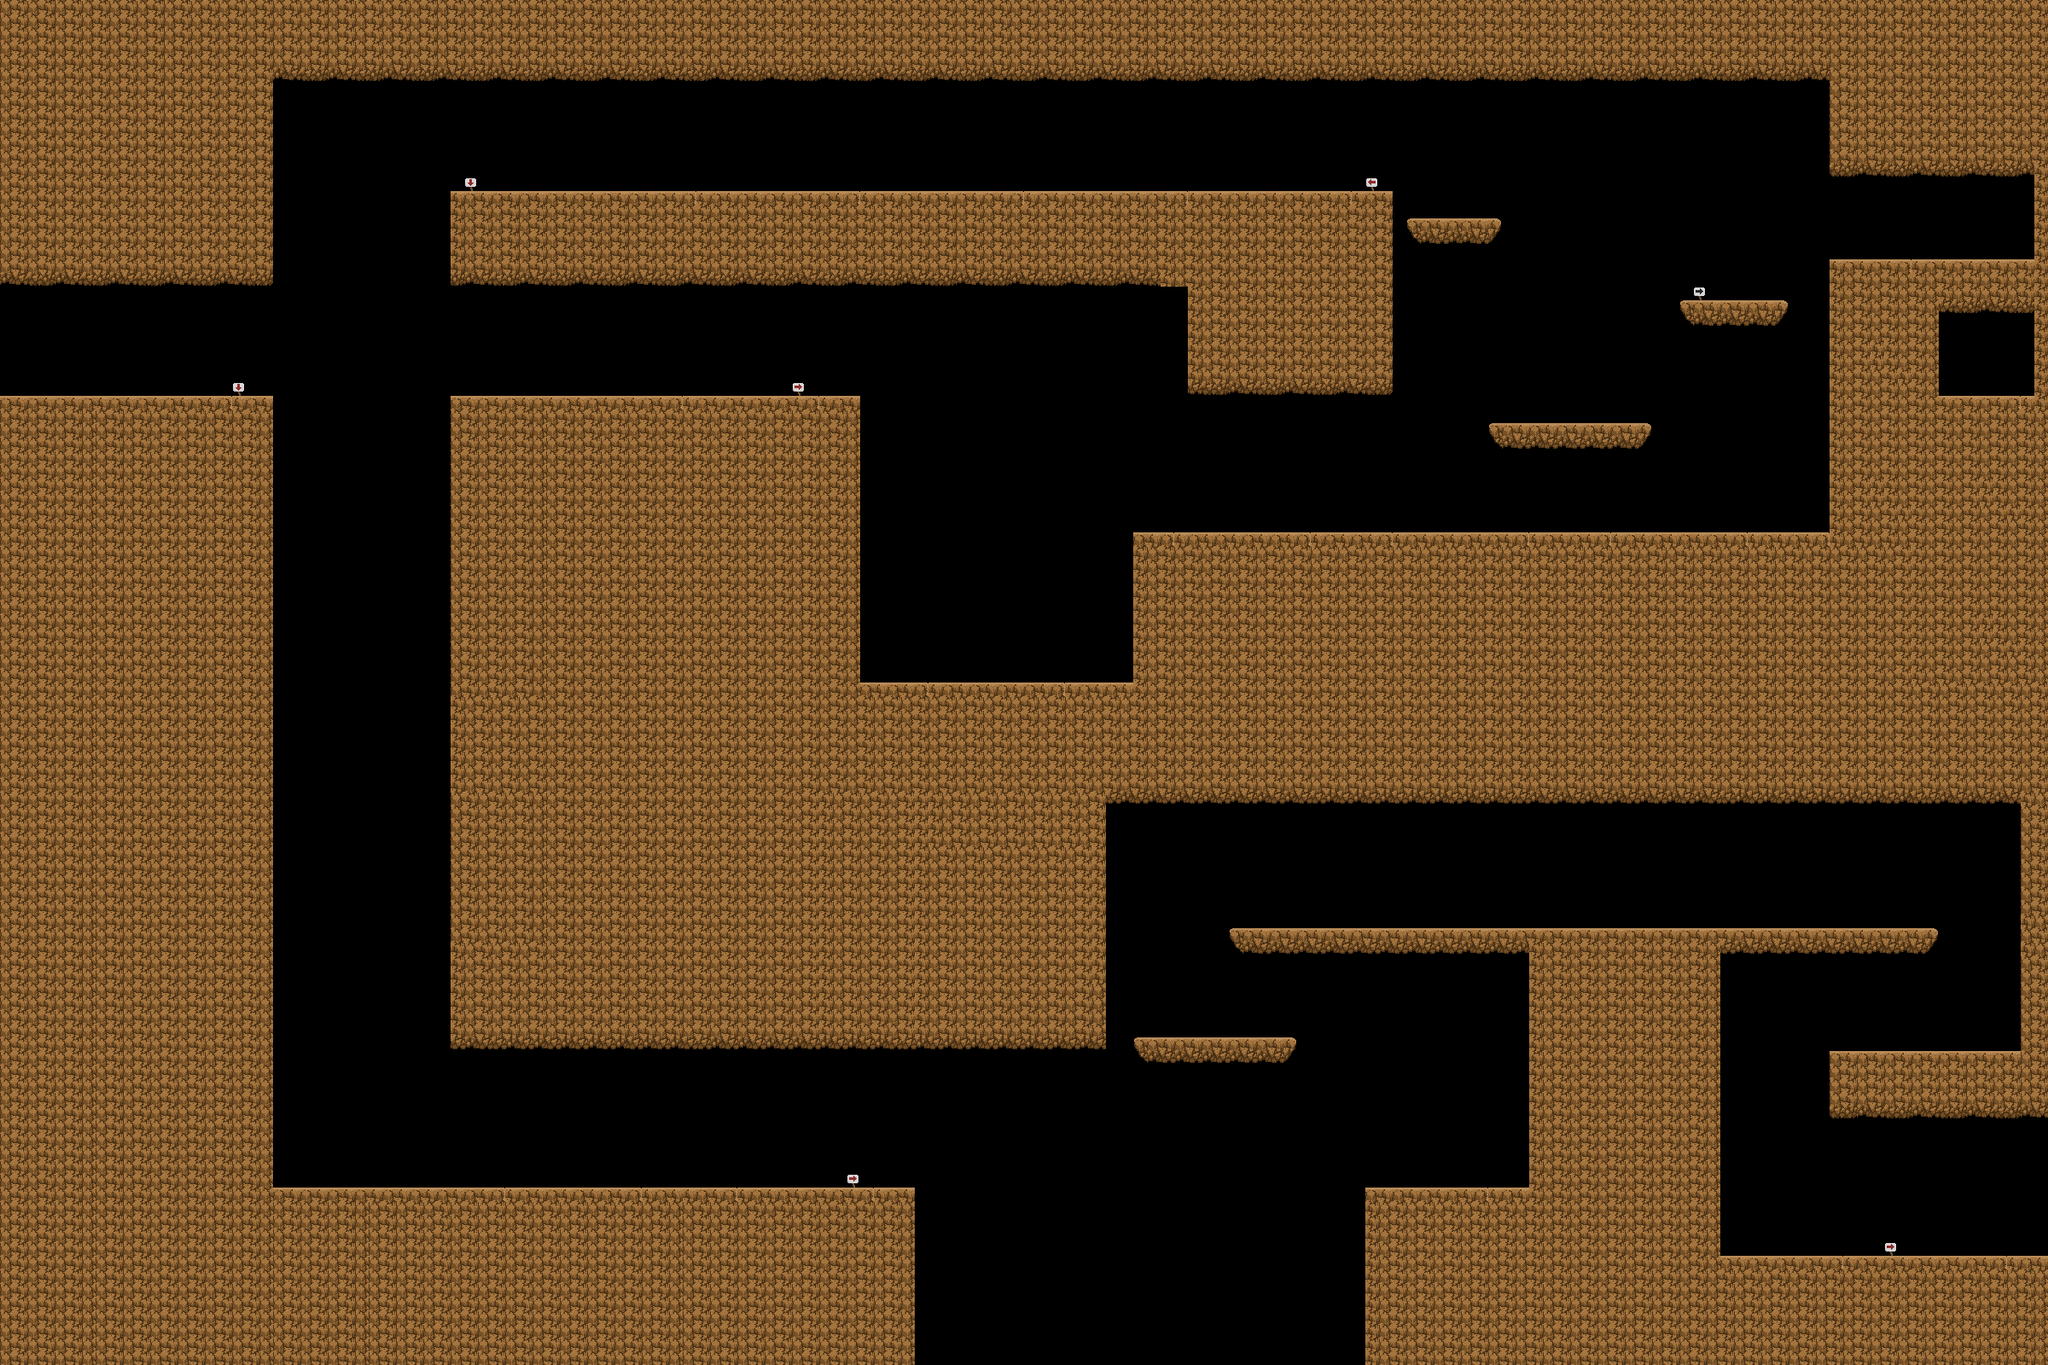

Below is a game level as drawn by its tile map, then a one-line description and the .tmx that defines it (tile-layer data replaced by summaries):
An orthogonal 150x100 tile map with 16x16 px tiles, 2 tile layers (Capa de patrones 1, Capa de patrones 2), 2 tilesets and 56 objects (zona/mina, bgScroll/true, 0, 1, Mina_3/0, ...).

<map version="1.2" tiledversion="1.3.3" orientation="orthogonal" renderorder="right-down" width="150" height="100" tilewidth="16" tileheight="16" infinite="0" nextlayerid="14" nextobjectid="73">
 <tileset firstgid="1" name="minetiles" tilewidth="16" tileheight="16" tilecount="88" columns="8">
  <image source="minetiles.png" width="128" height="180" />
 </tileset>
 <tileset firstgid="89" name="bg_mine" tilewidth="16" tileheight="16" tilecount="1075" columns="43">
  <image source="bg_mine.png" width="700" height="400" />
 </tileset>
 <layer id="1" name="Capa de patrones 1" width="150" height="100">
  <data>[15000 cells, 8552 non-empty, 19 distinct tile ids]</data>
 </layer>
 <layer id="2" name="Capa de patrones 2" width="150" height="100">
  <data>[15000 cells, 35 non-empty, 15 distinct tile ids]</data>
 </layer>
 <objectgroup id="4" name="Metadata">
  <object id="7" name="zona/mina" x="355.333" y="-20" width="6.66667" height="0.666667" />
  <object id="69" name="bgScroll/true" x="10.33" y="10.12" width="186.667" height="57.8791" />
 </objectgroup>
 <objectgroup id="5" name="Monedas">
  <object id="35" x="2320" y="272" width="32" height="32" />
  <object id="36" x="2329" y="432" width="32" height="32" />
  <object id="38" x="1306" y="1040" width="32" height="32" />
  <object id="39" x="384" y="192" width="32" height="32" />
 </objectgroup>
 <objectgroup id="11" name="11">
  <object id="45" x="1077.33" y="1391.99" width="80" height="31.9881" />
 </objectgroup>
 <objectgroup id="12" name="10">
  <object id="40" x="320.75" y="224" width="207.313" height="111.75" />
  <object id="42" x="2192.17" y="207.826" width="79.3333" height="96.1742" />
  <object id="44" x="1417.08" y="464" width="191.591" height="160.136" />
  <object id="58" x="320.021" y="464" width="207.813" height="111.75" />
 </objectgroup>
 <objectgroup id="6" name="Entradas">
  <object id="46" name="0" x="32" y="416" width="48" height="48" />
  <object id="47" name="1" x="2280.73" y="1423.91" width="48" height="48" />
 </objectgroup>
 <objectgroup id="7" name="Salidas">
  <object id="48" name="Mina_3/0" x="2450.67" y="1312.33" width="33.6667" height="159.333" />
  <object id="51" name="Mina_1/1" x="-116.25" y="336" width="65" height="128" />
 </objectgroup>
 <objectgroup id="8" name="NPC">
  <object id="57" name="mina2_cartel1" x="1104" y="767" width="32" height="32" />
 </objectgroup>
 <objectgroup id="9" name="Herramientas">
  <object id="56" name="Hammer" x="1215" y="752" width="48" height="48" />
 </objectgroup>
 <objectgroup id="10" name="5">
  <object id="52" x="1183.33" y="128" width="96" height="96" />
  <object id="53" x="623.875" y="128" width="96" height="96" />
  <object id="54" x="608" y="1296.02" width="96" height="96" />
  <object id="55" x="1856" y="992" width="96" height="96" />
 </objectgroup>
 <objectgroup id="3" name="Hitboxes">
  <object id="1" x="-61" y="0" width="381.333" height="336" />
  <object id="2" x="320" y="0" width="1823.58" height="96" />
  <object id="3" x="2144" y="0" width="256" height="207.333" />
  <object id="4" x="528" y="224" width="1104.07" height="112" />
  <object id="5" x="-60.0417" y="464" width="380.033" height="1138.64" />
  <object id="8" x="320" y="1392" width="752.033" height="208.5" />
  <object id="9" x="1599.98" y="1392.08" width="192.017" height="207.591" />
  <object id="10" x="1792.12" y="1117.2" width="223.871" height="482.258" />
  <object id="11" x="2015.81" y="1471.99" width="472.517" height="52.2466" />
  <object id="12" x="2143.88" y="1231.97" width="339.881" height="79.9973" />
  <object id="13" x="1440.63" y="1088" width="831.438" height="15.8125" />
  <object id="16" x="1445.91" y="1104" width="820.932" height="15.9249" />
  <object id="17" x="1328.89" y="1215.97" width="190.296" height="15.8125" />
  <object id="18" x="1331.99" y="1231.83" width="182.948" height="15.8125" />
  <object id="19" x="528.011" y="464" width="479.932" height="336.112" />
  <object id="20" x="528" y="799.943" width="768.152" height="431.973" />
  <object id="21" x="1296.36" y="800" width="31.5795" height="143.636" />
  <object id="23" x="1744.35" y="496.164" width="190.296" height="15.8125" />
  <object id="24" x="1747.45" y="512.024" width="182.948" height="15.8125" />
  <object id="27" x="1968.78" y="352" width="126.347" height="16.125" />
  <object id="28" x="1973.76" y="368.035" width="117.284" height="16.125" />
  <object id="29" x="1648.83" y="255.688" width="110.347" height="16.125" />
  <object id="30" x="1653.89" y="271.938" width="100.784" height="16.125" />
  <object id="43" x="1391.95" y="335.915" width="240.123" height="128.012" />
  <object id="59" x="2271.89" y="463.984" width="112.227" height="31.2813" />
  <object id="60" x="2383.99" y="303.952" width="16" height="191.25" />
  <object id="61" x="2144" y="303.983" width="128" height="320" />
  <object id="62" x="1328" y="624" width="1072" height="320" />
  <object id="63" x="2383.85" y="207.071" width="16.7357" height="97.1107" />
  <object id="65" x="2368" y="944" width="32.25" height="287.875" />
  <object id="68" x="1042.25" y="1598.25" width="30.25" height="100.25" />
  <object id="70" x="1600.5" y="1599.75" width="31.5" height="98.25" />
  <object id="71" x="2287.75" y="432" width="32" height="32" />
  <object id="72" x="1306" y="1005.33" width="32" height="32" />
 </objectgroup>
 <objectgroup id="13" name="ZonasLetales">
  <object id="67" x="1072.33" y="1647.33" width="533" height="50.6667" />
 </objectgroup>
</map>
